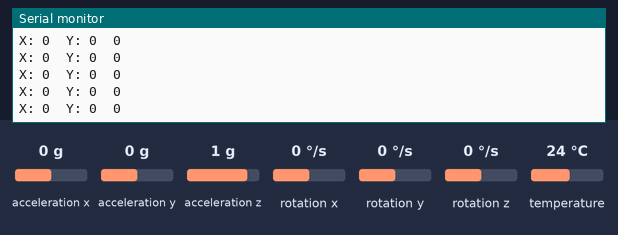
Bench run of a sketch on a simulated Arduino Uno, built with avr-gcc and run on an emulated ATmega328P. Shown: the last lines printed to the serial monitor. The inputs (shaded band) are chosen by the test bench; at power-on: acceleration x 0 g, acceleration y 0 g, acceleration z 1 g, rotation x 0 °/s, rotation y 0 °/s, rotation z 0 °/s, temperature 24 °C. No radio packets arrive unless stated.

Above: at 1.2 s.
1.3 s: acceleration x set to -1.4 g
At 1.44 s:
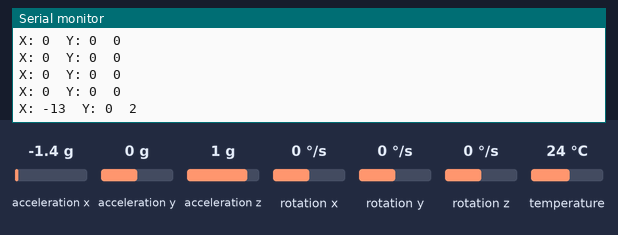
2.8 s: acceleration y set to -1.4 g
At 2.9 s:
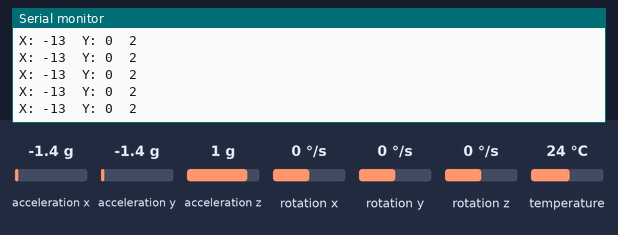
4.3 s: acceleration x set to -0.8 g
At 4.37 s:
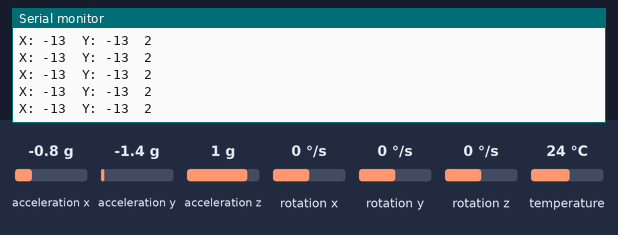
Timing chart, 0 to 7.3 s (numbered marks = the images above; inputs shaded):
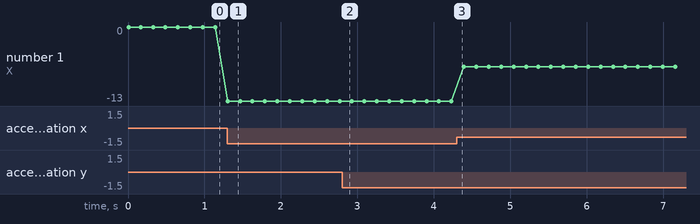

The sketch:

transmitterTestCode.ino
```cpp
//Instructions
//433Mhz Transmitter Pin: Arduino GPIO 12

//Library
#include <VirtualWire.h>

#include <Adafruit_MPU6050.h>
#include <Adafruit_Sensor.h>
#include <Wire.h>
Adafruit_MPU6050 mpu;

void setup()
{
  Serial.begin(9600);	  // Debugging only
  Serial.println("setup");

  if (!mpu.begin()) {
    Serial.println("Failed to find MPU6050 chip");
    while (1) {
      delay(10);
    }
  }
  mpu.setAccelerometerRange(MPU6050_RANGE_8_G);
  mpu.setGyroRange(MPU6050_RANGE_500_DEG);
  mpu.setFilterBandwidth(MPU6050_BAND_21_HZ);

  // Initialise the IO and ISR
  vw_set_ptt_inverted(true);  // Required for DR3100
  vw_setup(2000);	            // Bits per sec
}

const int ANGLE_THRESHOLD = 3;

void loop()
{
  sensors_event_t a, g, temp;
  mpu.getEvent(&a, &g, &temp);

  int ANGLE_X = a.acceleration.x;
  int ANGLE_Y = a.acceleration.y;

  char *msg = "0";

  Serial.print("X: ");
  Serial.print(ANGLE_X);
  Serial.print("\t");
  Serial.print("Y: ");
  Serial.print(ANGLE_Y);

  if(ANGLE_X > (ANGLE_THRESHOLD)){
    msg = "1";
  } else if(ANGLE_X < (ANGLE_THRESHOLD * -1)){
    msg = "2";
  } else if(ANGLE_Y > (ANGLE_THRESHOLD)){
    msg = "3";
  } else if(ANGLE_Y < (ANGLE_THRESHOLD * -1)){
    msg = "4";
  }

  Serial.print("\t");
  Serial.println(msg);

  digitalWrite(13, true); // Flash a light to show transmitting
  vw_send((uint8_t *)msg, strlen(msg));
  vw_wait_tx(); // Wait until the whole message is gone
  digitalWrite(13, false);
  delay(100);
}
```

Measured:
- after the input at 1.3 s, the serial monitor: prints a new line at once (image 1)
- plotted number 1: 0 → -13 after the input at 1.3 s, -13 → -7 after the input at 4.3 s
